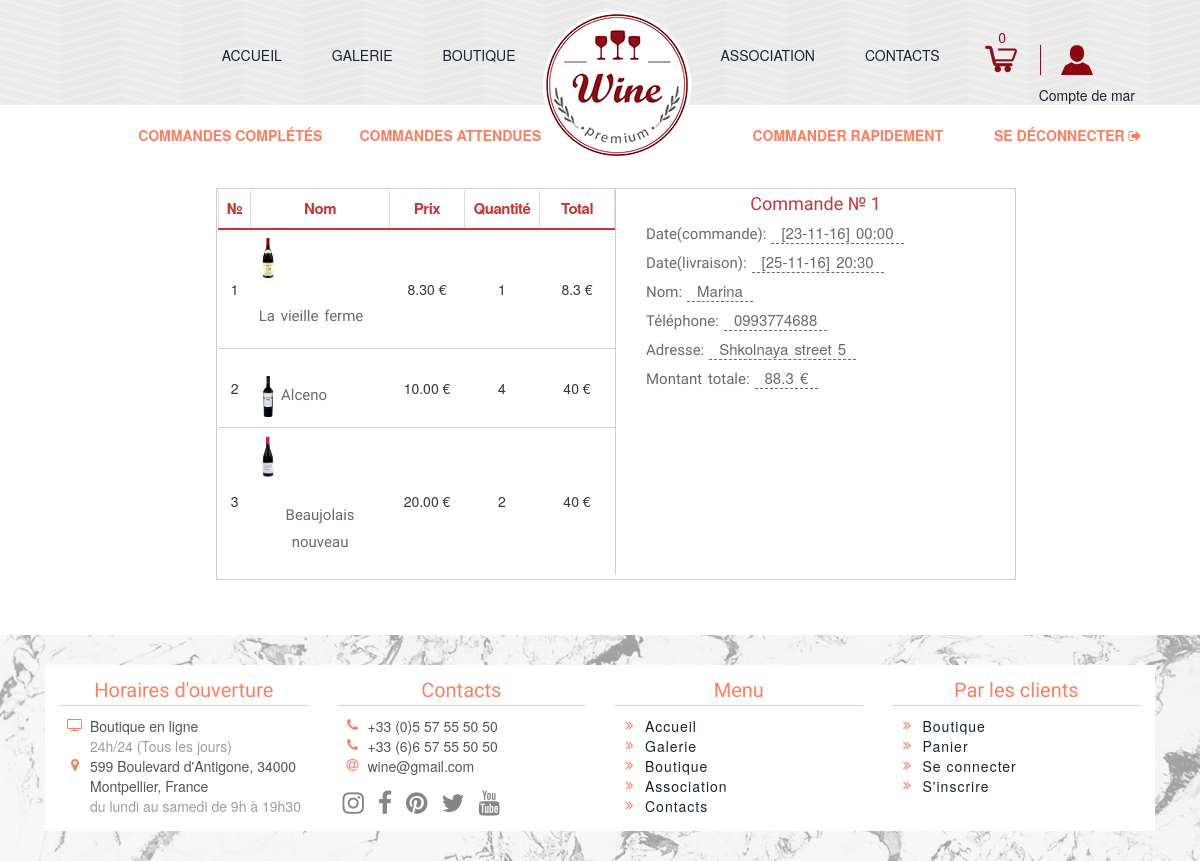
The page /account.php?action=show_orders&status=1 (signed in) on the database its author committed.
### tables this page shows
CREATE TABLE IF NOT EXISTS `orders` (
  `id_order` int(4) NOT NULL AUTO_INCREMENT,
  `id_client` int(4) NOT NULL,
  `date_create` date NOT NULL,
  `time_create` time NOT NULL,
  `date_delivery` date NOT NULL,
  `time_delivery` time DEFAULT NULL,
  `suggestions` text,
  `status` tinyint(1) NOT NULL DEFAULT '0',
  PRIMARY KEY (`id_order`),
  KEY `fk_client_id` (`id_client`)
);

CREATE TABLE IF NOT EXISTS `cart_items` (
  `id_item` int(4) NOT NULL AUTO_INCREMENT,
  `id_order` int(4) NOT NULL,
  `id_wine` int(4) NOT NULL,
  `quantity` int(4) NOT NULL,
  PRIMARY KEY (`id_item`),
  KEY `fk_wine_id` (`id_wine`),
  KEY `fk_order_id` (`id_order`)
);

CREATE TABLE IF NOT EXISTS `wines` (
  `id_wine` int(4) NOT NULL AUTO_INCREMENT,
  `name` varchar(50) NOT NULL,
  `price` decimal(5,2) NOT NULL,
  `id_type` int(4) NOT NULL,
  `id_color` int(4) NOT NULL,
  `id_country` int(4) NOT NULL,
  `id_size` int(4) NOT NULL,
  `date` int(4) NOT NULL,
  `image` varchar(50) NOT NULL,
  PRIMARY KEY (`id_wine`),
  KEY `fk_id_color` (`id_color`),
  KEY `fk_id_country` (`id_country`),
  KEY `fk_id_size` (`id_size`),
  KEY `fk_id_type` (`id_type`)
);

CREATE TABLE IF NOT EXISTS `clients` (
  `id_client` int(4) NOT NULL AUTO_INCREMENT,
  `name` varchar(50) NOT NULL,
  `phone` varchar(50) NOT NULL,
  `email` varchar(50) DEFAULT NULL,
  `address` varchar(50) DEFAULT NULL,
  `id_user` int(4) DEFAULT NULL,
  PRIMARY KEY (`id_client`),
  KEY `fk_id_user` (`id_user`)
);

### includes/functions.inc.php (called while the page is built, shortened)
<?php
include('includes/connect.inc.php');
$connect = new PDO("mysql:host=$host; dbname=$dbname", $login, $password);
if(!empty($_GET["action"])) {
    switch($_GET["action"]) {
        case "show_orders":
            return showOrders($connect);
        break;
    }
}
function resultArray($result) {
    $res_array = array();
    $count = 0;
    while($row = $result->fetch(PDO::FETCH_NUM)) {
        $res_array[$count] = $row;
        $count++;
    }
    return $res_array;
}
function getClient($connect) {
    $query = 'SELECT c.id_client id_client, c.name name, c.phone phone, c.address address FROM clients c '
        .'LEFT JOIN users u ON c.id_user = u.id_user WHERE u.username = "'.$_SESSION["username"].'"';
    $result = $connect->query($query);
    while($row = $result->fetch(PDO::FETCH_ASSOC)) {
        $client_info = $row;
    }
    return $client_info;
}
function showOrders($connect) {
    $client = getClient($connect);
    $id_client = $client['id_client'];
    $query = 'SELECT o.id_order id_order, CONCAT(DATE_FORMAT(o.date_create,"%d-%m-%y"), "] ",'
        .'DATE_FORMAT(o.time_create,"%H:%i")) AS date_create, CONCAT(DATE_FORMAT(o.date_delivery,"%d-%m-%y"), "] ",'
        .'DATE_FORMAT(o.time_delivery,"%H:%i")) AS date_delivery FROM orders o '
        .'LEFT JOIN clients c ON o.id_client = c.id_client WHERE c.id_client = '.$id_client.' AND o.status = '.$_GET['status'].'';
    $result = $connect->query($query);
    $result = resultArray($result);
    return $result;
}
function showCarts($connect) {
    $query = 'SELECT c.id_order id_order, w.image image, w.name name, w.price, c.quantity quantity FROM cart_items c '
        .'LEFT JOIN orders o ON c.id_order = o.id_order '
        .'LEFT JOIN wines w ON c.id_wine = w.id_wine';
    $result = $connect->query($query);
    $result = resultArray($result);
    return $result;
}
?>

### account.php (the view, shortened to what this page needs)
<?php
    include('includes/functions.inc.php');
?>
<!DOCTYPE HTML>
<html>
<head>
    <link rel="stylesheet" href="css/bootstrap.css" type="text/css">
    <link rel='stylesheet prefetch' href='https://cdnjs.cloudflare.com/ajax/libs/font-awesome/4.7.0/css/font-awesome.css'>
    <link rel="stylesheet" href="css/style.css" type="text/css">
</head>
<body>
    <header>
        <?php require('header.php'); ?>
    </header>
    <div class="account-bg container-fluid">
        <div class="account">
            <a class="link col-md-2" href="account.php?action=show_orders&status=1" >Commandes complétés</a>
            <a class="link col-md-2" href="account.php?action=show_orders&status=0">Commandes attendues</a>
            <a class="link col-md-2 col-md-offset-2" href="order.php">Commander rapidement</a>
            <a class="link col-md-2" href="account.php?action=logout">Se déconnecter <i class="fa fa-sign-out" aria-hidden="true"></i></a>
        </div>
        <?php
        if(!isset($_GET['status'])) {
            echo "";
        } else {
        $orders = showOrders($connect);
        if(!empty($orders)) {
            $client = getClient($connect);
            $name = $client['name'];
            $phone = $client['phone'];
            $address = $client['address'];
            foreach($orders as $order) {
                $id_order = $order[0];
                $carts = showCarts($connect);
            ?>
            <div class="row">
                <div class="order-account col-md-8">
                    <table class="order-table order-table-account table">
                        <thead>
                            <tr>
                                <th>№</th>
                                <th>Nom</th>
                                <th>Prix</th>
                                <th>Quantité</th>
                                <th>Total</th>
                            </tr>
                        </thead>
                        <tbody>
                           <?php
                            $i=0;
                            foreach($carts as $k=>$cart) {
                                $cart_id_order = $cart[0];
                                $image = $cart[1];
                                $name_wine = $cart[2];
                                $price = $cart[3];
                                $quantity = $cart[4];
                                $total_price = $price * $quantity;
                                if ($cart_id_order == $id_order) {
                                    $i++;
                                    $total+=$total_price;
                                    echo
                                    '<tr>
                                        <td>'.$i.'</td>
                                        <td>
                                            <img src="img/items/'.$image.'" alt=""/>
                                           <p>'.$name_wine.'</p>
                                        </td>
                                        <td>'.$price.' €</td>
                                        <td>'.$quantity.'</td>
                                        <td>'.$total_price.' €</td>
                                    </tr>';
                                }
                            } ?>
                        </tbody>
                    </table>
                <div class="order-info col-md-6">
                    <h2><?php echo "Commande № ".$order[0]; ?></h2>
                    <p>Date(commande):<span><?php echo "[".$order[1]; ?></span></p>
                    <p>Date(livraison):<span><?php echo "[".$order[2]; ?></span></p>
                    <p>Nom:<span><?php echo $name; ?></span></p>
                    <p>Téléphone:<span><?php echo $phone; ?></span></p>
                    <p>Adresse:<span><?php echo $address; ?></span></p>
                    <p>Montant totale:<span><?php echo $total; ?> €</span></p>
                </div>
                </div>
            </div>
            <?php  }
            } else {
            echo "<div class='no-items'><p>Vous n'avez pas encore des commandes.</p>
            <a href='shop.php'>Visitez la boutique</a></div>";
            }
        }?>
    </div>
</body>
    <footer>
    </footer>
</html>

### css/style.css (style rules this page uses)
a, input[type=submit] { -webkit-transition: all .25s ease; -moz-transition: all .25s ease; -ms-transition: all .25s ease; -o-transition: all .25s ease; transition: all .25s ease; }
p { text-align: center; font-size: 18px; color: #686A6B; font-weight: 300; word-spacing: 2px; line-height: 1.8em; margin-top: 25px; font-family: 'Raleway', sans-serif; }
h2 { text-align: center; font-family: 'Grand Hotel', cursive; color: #8c0e19; font-size: 55px; margin: 20px; }
header { background-image: url(../img/pattern.png); }
.footer-bg { background: url(../img/footer.jpg) no-repeat top center #f4f5fc; -webkit-background-size: cover; -moz-background-size: cover; -o-background-size: cover; background-size: cover; position: relative; }
.footer { max-width: 1110px; margin: 30px auto; position: relative; background-color: #fff; color: #555; }
.footer h6 { font-size: 20px; text-align: center; border-bottom: 1px solid #d2d2d2; color: #fd7f61; line-height: 30px; font-family: 'Raleway', sans-serif; }
.footer-menu { letter-spacing: 1px; }
.footer-hours .text { color: #9e9e9e; }
.fa { color: #FD7F61; }
.fa-social { font-size: 25px; color: #868686; }
.footer-social { margin: 15px 0; }
.footer-social li a { color: #868686; }
.table > tbody > tr > td { vertical-align: middle; text-align: center; }
.table > tbody > tr > td:nth-child(2) { text-align: left; }
.order-table { border: 1px solid #cdcdcd; width: 95%; }
.order-table > thead > tr > th { border-bottom: 2px solid #cc3434; color: #cc3434; font-size: 15px; letter-spacing: -0.5px; text-align: center; }
.order-table td:nth-child(3), .order-table td:nth-child(4), .order-table td:nth-child(5) { width: 75px; }
.order-table img { width: 15%; display: inline-block; }
.order-table > tbody > tr > td { border: none; border-bottom: 1px solid #cdcdcd; }
.order-table p { display: inline-block; font-size: 15px; color: #686A6B; font-weight: 300; word-spacing: 2px; font-family: 'Raleway', sans-serif; }
.account-bg { min-height: 500px; margin-bottom: 30px; }
.account { margin: 1% 0 0 9%; }
.link { height: 35px; text-decoration: none; cursor: pointer; color: #fd7f61; text-transform: uppercase; font-weight: 600; width: 220px; padding: 8px 0 0 0; text-align: center; }
.order-account { border: 1px solid #cdcdcd; padding: 0; margin: auto 18%; margin-top: 3%; }
.order-info { display: inline-block; position: relative; float: right; margin: 0px; padding: 0px; min-height: 200px; }
.order-info h2 { font-family: "Raleway", sans-serif; color: #CC3434; font-size: 18px; margin: 5px auto; }
.order-info p { margin: 0 0 0 30px; font-size: 15px; text-align: left; }
.order-info p span { border-bottom: 1px dashed; margin: 0 0 0 5px; padding: 0 10px; font-family: "Helvetica Neue", Arial, sans-serif; }
.order-table-account { position: relative; display: inline-block; width: 50%; border: 1px solid white; border-right: 1px solid #cdcdcd; margin: 0; min-height: 200px; }
.order-table-account tr:last-child td { border-bottom: none; }
.order-table-account img { width: 15%; display: inline-block; }

### rows shown on the page
orders: id_order "1", order "23-11-16] 00:00", order "25-11-16] 20:30", id_client.name "Marina", id_client.phone "0993774688", id_client.address "Shkolnaya street 5", total "88.3"
cart_items: id_wine.image (picture), id_wine.name "La vieille ferme", id_wine.price "8.30", quantity "1", total_price "8.3"
cart_items: id_wine.image (picture), id_wine.name "Alceno", id_wine.price "10.00", quantity "4", total_price "40"
cart_items: id_wine.image (picture), id_wine.name "Beaujolais nouveau", id_wine.price "20.00", quantity "2", total_price "40"

### other values the page prints
count($_SESSION["cart_item"]) "0"
$_SESSION['username'] "mar"
